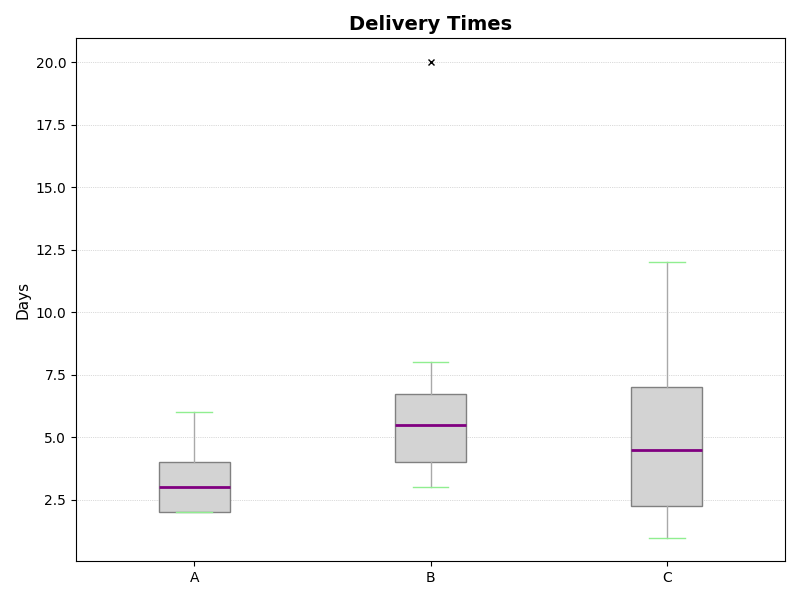

This figure's Python source:
import matplotlib.pyplot as plt
import numpy as np

zone_a_times = [2, 3, 5, 2, 3, 4, 5, 2, 3, 6, 2, 3, 4]
zone_b_times = [4, 3, 5, 6, 4, 7, 3, 6, 4, 5, 7, 6, 8, 20]
zone_c_times = [1, 2, 2, 1, 3, 2, 1, 2, 3, 1, 1, 2, 3, 5,
                4, 6, 5, 3, 4, 5, 6, 4, 5, 7, 3, 4, 6, 8,
                7, 9, 8, 10, 7, 6, 7, 11, 12, 10]

delivery_times = [zone_a_times, zone_b_times, zone_c_times]

fig, ax = plt.subplots(figsize=(8, 6))
bplot = ax.boxplot(delivery_times, vert=True, patch_artist=True, 
                   notch=False, labels=['A', 'B', 'C'],
                   boxprops=dict(facecolor='lightgray', color='gray'),
                   whiskerprops=dict(color='darkgray'),
                   capprops=dict(color='lightgreen'),
                   medianprops=dict(color='purple', linewidth=2),
                   flierprops=dict(marker='x', color='orange', markersize=5))

ax.yaxis.grid(True, linestyle=':', linewidth=0.5, alpha=0.9)
ax.set_title('Delivery Times', fontsize=14, fontweight='semibold')
ax.set_ylabel('Days', fontsize=11)

plt.tight_layout()
plt.show()
